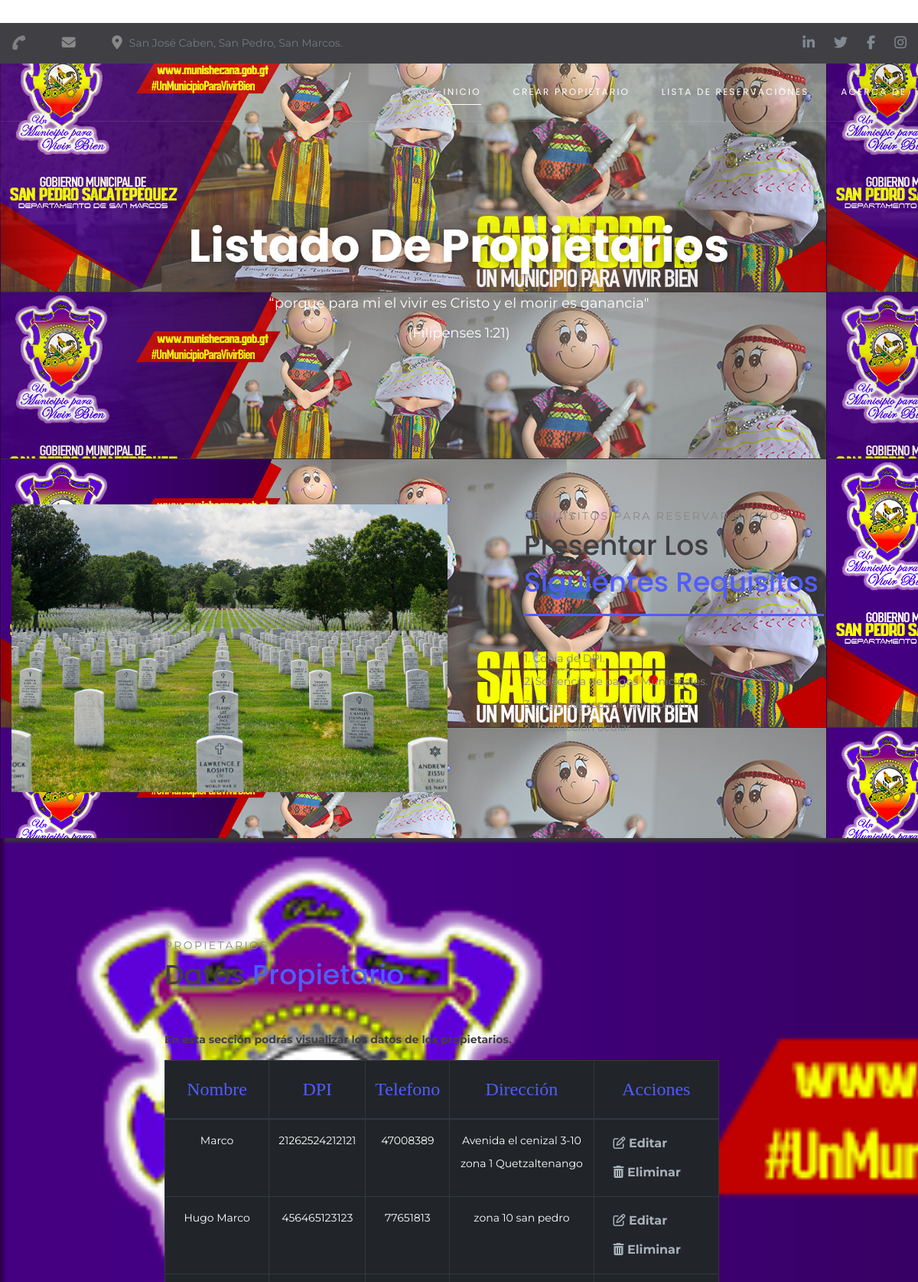
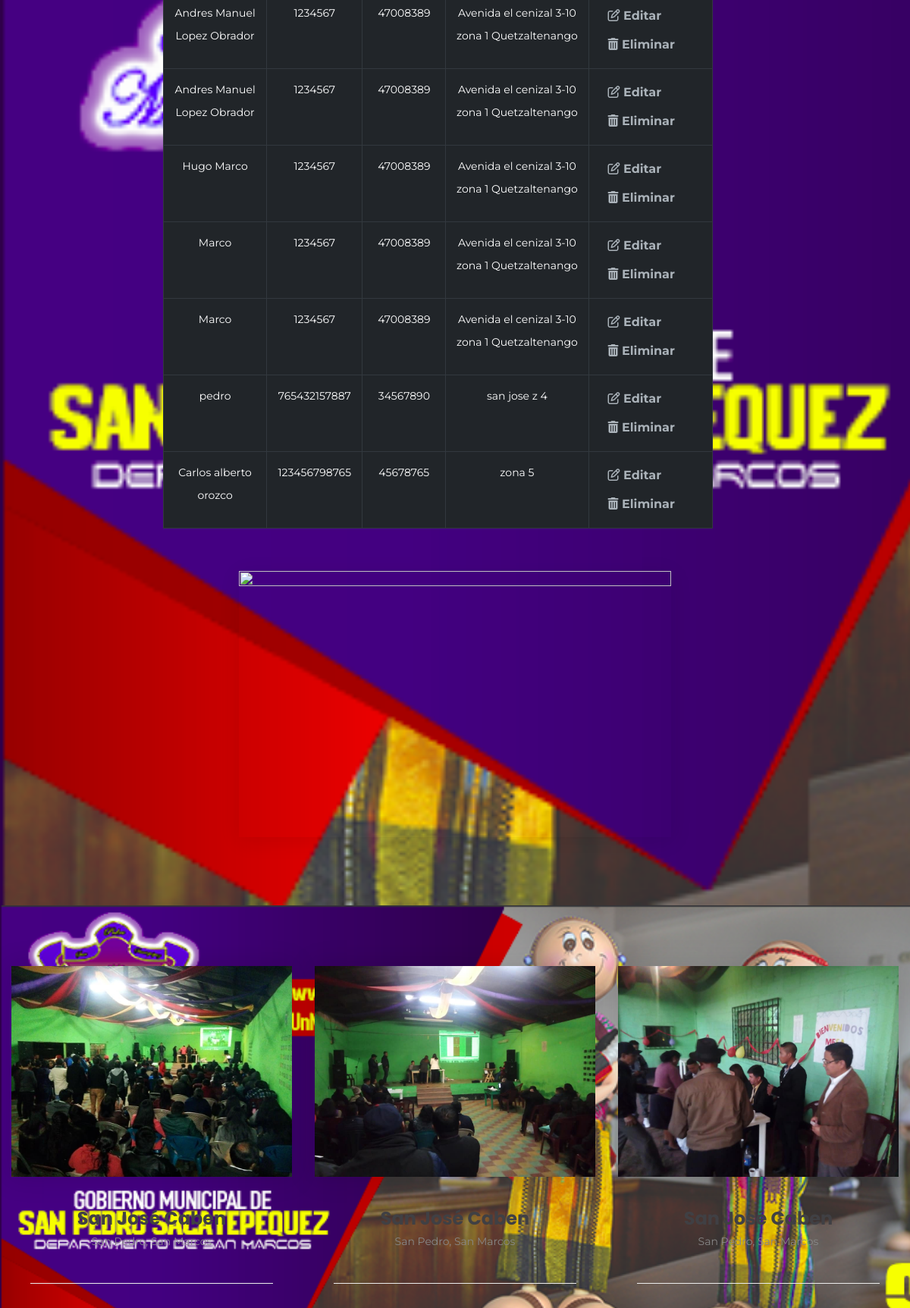
The app's page /list_owner/ (upper part) with its own data (2 pictures, top to bottom).
### nichos/models.py (models this page shows, shortened)
class Propietario(models.Model):
    nombre = models.CharField(max_length=250)
    dpi = models.IntegerField()
    telefono = models.CharField(max_length=8)
    direccion = models.CharField(max_length=250)

### nichos/views.py (the view)
# urls.py: path('list_owner/', ownerList.as_view() , name='list_owner'),
class ownerList(ListView):
    model = Propietario
    template_name=('nichos/showowner.html')

### nichos/templates/nichos/showowner.html (shortened to what this page needs)
{% extends 'nichos/base.html' %}
{% block content %}
{% load static %}
<div class="page">
  <header class="section page-header">
    <div class="rd-navbar-wrap">
      <nav class="rd-navbar rd-navbar-classic" data-layout="rd-navbar-fixed" data-sm-layout="rd-navbar-fixed" data-md-layout="rd-navbar-fixed" data-md-device-layout="rd-navbar-fixed" data-lg-layout="rd-navbar-static" data-lg-device-layout="rd-navbar-static" data-xl-layout="rd-navbar-static" data-xl-device-layout="rd-navbar-static" data-lg-stick-up-offset="46px" data-xl-stick-up-offset="46px" data-xxl-stick-up-offset="46px" data-lg-stick-up="true" data-xl-stick-up="true" data-xxl-stick-up="true">
        <div class="rd-navbar-aside-outer rd-navbar-collapse bg-gray-dark">
          <div class="rd-navbar-aside">
            <ul class="list-inline navbar-contact-list">
              <li>
                <div class="unit unit-spacing-xs align-items-center">
                  <div class="unit-left"><span class="icon text-middle fa-phone"></span></div>
                </div>
              </li>
              <li>
                <div class="unit unit-spacing-xs align-items-center">
                  <div class="unit-left"><span class="icon text-middle fa-envelope"></span></div>
                </div>
              </li>
              <li>
                <div class="unit unit-spacing-xs align-items-center">
                  <div class="unit-left"><span class="icon text-middle fa-map-marker"></span></div>
                  <div class="unit-body"><a href="#">San José Caben, San Pedro, San Marcos.</a></div>
                </div>
              </li>
            </ul>
            <ul class="social-links">
              <li><a class="icon icon-sm icon-circle icon-circle-md icon-bg-white fa-linkedin" href="#"></a></li>
              <li><a class="icon icon-sm icon-circle icon-circle-md icon-bg-white fa-twitter" href="#"></a></li>
              <li><a class="icon icon-sm icon-circle icon-circle-md icon-bg-white fa-facebook" href="#"></a></li>
              <li><a class="icon icon-sm icon-circle icon-circle-md icon-bg-white fa-instagram" href="#"></a></li>
            </ul>
          </div>
        </div>
        <div class="rd-navbar-main-outer">
          <div class="rd-navbar-main">
            <div class="rd-navbar-main-element">
              <div class="rd-navbar-nav-wrap">
                <ul class="rd-navbar-nav">
                  <li class="rd-nav-item active"><a class="rd-nav-link" href="{% url 'nichos:index' user.pk %}">Inicio</a>
                  </li>
                  <li class="rd-nav-item"><a class="rd-nav-link" href="{% url 'nichos:create_owner'  %}">Crear Propietario</a>
                  </li>
                  <li class="rd-nav-item"><a class="rd-nav-link" href="{% url 'nichos:show-reservation' user.pk %}">Lista De Reservaciones</a>
                  </li>
                  <li class="rd-nav-item"><a class="rd-nav-link" href="{% url 'nichos:contacts' user.pk %}">Acerca De</a>
                  </li>
                </ul>
              </div>
            </div>
          </div>
        </div>
      </nav>
    </div>
  </header>
  <section class="section section-intro context-dark">
        <div class="intro-bg" style="background: url({% static 'images/reservar.jpg' %}) no-repeat;background-size:cover;background-position: top center;"></div>
    <div class="container">
      <div class="row justify-content-center">
        <div class="col-xl-8 text-center">
          <h1 class="font-weight-bold wow fadeInLeft">Listado De Propietarios</h1>
          <p class="intro-description wow fadeInRight">“porque para mi el vivir es Cristo y el morir es ganancia" (Filipenses 1:21)</p>
        </div>
      </div>
    </div>
  </section>
  <section class="section section-sm position-relative" id="about">
      <div class="container">
        <div class="row row-30">
          <div class="col-lg-6">
            <div class="block-decorate-img wow fadeInLeft" data-wow-delay=".2s"><img src="{% static 'images/requisitos2.jpg' %}" alt="" width="570" height="351"/>
            </div>
          </div>
          <div class="col-lg-6 col-12">
            <div class="block-sm offset-top-50">
              <div class="section-name wow fadeInRight" data-wow-delay=".2s">Requisitos para Reservar Nichos</div>
              <h3 class="wow fadeInCenter text-capitalize devider-bottom" data-wow-delay=".3s">Presentar los<span class="text-primary"> siguientes requisitos</span></h3>
              <p align="justify" class="offset-xl-40 wow fadeInUp" data-wow-delay=".4s">
                <ul>
                  <li value="1">1. Copia de DPI.</li>
                  <li>2. Solvencia de pagos Municipales.</li>
                  <li>3. Pago del espacio que solicito.</li>
                  <li>4. Inspección ocular.</li>
                </ul>
            </div>
          </div>
        </div>
      </div>
      <div class="decor-text decor-text-1">San José</div>
    </section>
  <section class="section section-md">
    <div class="container">
      <div class="row row-40 justify-content-center">
        <div class="col-lg-8 col-5">
          <div class="offset-top-45 offset-lg-right-45">
            <div class="section-name wow fadeInRight" data-wow-delay=".2s">Propietarios</div>
            <h3 class="wow fadeInLeft text-capitalize" data-wow-delay=".3s">Datos<span class="text-primary"> Propietario</span></h3>
            <p class="font-weight-bold text-gray-dark wow fadeInUp" data-wow-delay=".4s">En esta sección podrás visualizar los datos de los propietarios.</p>
            <p class="wow fadeInUp" data-wow-delay=".4s">
                <table class="table table-bordered table-dark">
                    <thead>
                        <tr align="center"  style="color: #505cfd; font-size: x-large; font-family: cursive " >
                            <td>Nombre</td>
                            <td>DPI</td>
                            <td>Telefono</td>
                            <td>Dirección</td>
                            <td>Acciones</td>
                        </tr>
                    </thead>
                    <tbody>
                        {% if object_list %}
                        {% for propietario in object_list %}
                        <tr align="center" >
                            <td>{{ propietario.nombre}} </td>
                            <td>{{ propietario.dpi}} </td>
                            <td>{{ propietario.telefono}} </td>
                            <td>{{ propietario.direccion}} </td>
                            <td align="left">
                            <a class="btn btn-danger" href=""  ><i class="far fa-edit"></i> Editar</a>
                            <a  class="btn btn-danger" href="{% url 'nichos:delete_owner' propietario.pk %}"><i class="fas fa-trash-alt"></i> Eliminar</a>
                            </td>
                        </tr>
                        {% endfor %}
                        {% else %}
                        <h1>No existen registros!</h1>
                        {% endif %}
                    </tbody>
                </table>
            </p>
          </div>
        </div>
        <div class="col-lg-6 col-sm-10 col-12">
          <div class="block-decorate-img wow fadeInLeft" data-wow-delay=".2s"><img src="{% static 'images/reservar2.jpg' %}" alt="" width="570" height="351"/>
          </div>
        </div>
      </div>
    </div>
  </section>
  <section class="section section-md">
    <div class="container">
      <div class="row row-50 justify-content-center">
        <div class="col-xl-4 col-sm-6 col-10 wow fadeInLeft" data-wow-delay=".3s">
          <div class="team-classic-wrap">
            <div class="team-classic-img"><img src="{% static 'images/propietario1.jpg' %}" alt="" width="370" height="198"/>
            </div>
            <div class="block-320 text-center">
              <h4 class="font-weight-bold">San José Caben</h4><span class="d-block">San Pedro, San Marcos</span>
              <hr class="offset-top-40"/>
            </div>
          </div>
        </div>
        <div class="col-xl-4 col-sm-6 col-10 wow fadeInUp" data-wow-delay=".3s">
          <div class="team-classic-wrap">
            <div class="team-classic-img"><img src="{% static 'images/propietario2.jpg' %}" alt="" width="370" height="198"/>
            </div>
            <div class="block-320 text-center">
              <h4 class="font-weight-bold">San José Caben</h4><span class="d-block">San Pedro, San Marcos</span>
              <hr class="offset-top-40"/>
            </div>
          </div>
        </div>
        <div class="col-xl-4 col-sm-6 col-10 wow fadeInRight" data-wow-delay=".3s">
          <div class="team-classic-wrap">
            <div class="team-classic-img"><img src="{% static 'images/propietario3.jpg' %}" alt="" width="370" height="198"/>
            </div>
            <div class="block-320 text-center">
              <h4 class="font-weight-bold">San José Caben</h4><span class="d-block">San Pedro, San Marcos</span>
              <hr class="offset-top-40"/>
            </div>
          </div>
        </div>
      </div>
    </div>
  </section>
</div>
{% endblock %}

### records on screen
Propietario: nombre "Marco", dpi "21262524212121", telefono "47008389", direccion "Avenida el cenizal 3-10 zona 1 Quetzaltenango"
Propietario: nombre "Hugo Marco", dpi "456465123123", telefono "77651813", direccion "zona 10 san pedro"
Propietario: nombre "Andres Manuel Lopez Obrador", dpi "1234567", telefono "47008389", direccion "Avenida el cenizal 3-10 zona 1 Quetzaltenango"
Propietario: nombre "Andres Manuel Lopez Obrador", dpi "1234567", telefono "47008389", direccion "Avenida el cenizal 3-10 zona 1 Quetzaltenango"
Propietario: nombre "Hugo Marco", dpi "1234567", telefono "47008389", direccion "Avenida el cenizal 3-10 zona 1 Quetzaltenango"
Propietario: nombre "Marco", dpi "1234567", telefono "47008389", direccion "Avenida el cenizal 3-10 zona 1 Quetzaltenango"
Propietario: nombre "Marco", dpi "1234567", telefono "47008389", direccion "Avenida el cenizal 3-10 zona 1 Quetzaltenango"
Propietario: nombre "pedro", dpi "765432157887", telefono "34567890", direccion "san jose z 4"
Propietario: nombre "Carlos alberto orozco", dpi "123456798765", telefono "45678765", direccion "zona 5"
